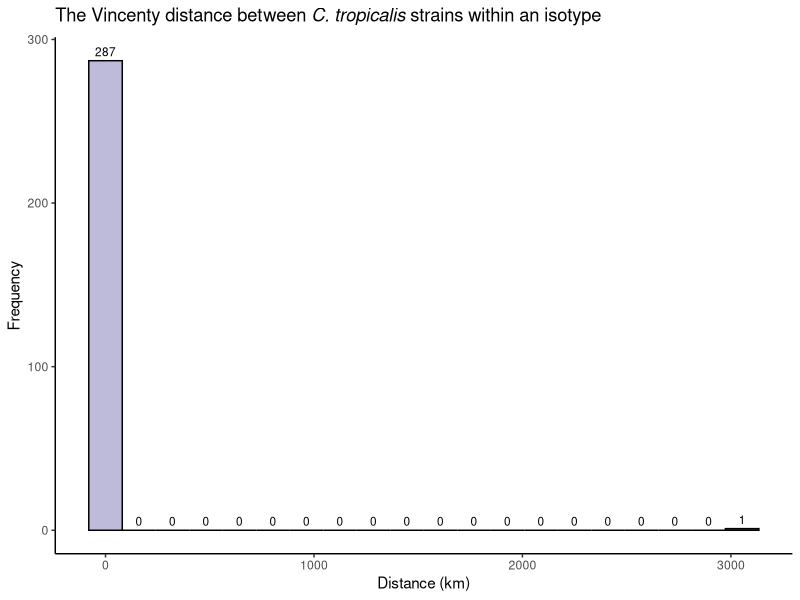

Recreate this plot in R. (Note: this script raises an error after producing the figure.)

rm(list=ls())


library(ggplot2)
library(dplyr)
library(geosphere)
# library(readxl)
# library(gsheet)


# library(RColorBrewer)
# display.brewer.all()
# display.brewer.pal(7,"Set2")
# brewer.pal(7, "Set2")
# display.brewer.pal(7,"Set1")
# brewer.pal(7, "Set1")



# Load input data. File was downloaded on April 2nd 2024.
raw_xlsx<-read.csv("../data/20231201_c_tropicalis_strain_data.csv")

# raw_xlsx<-readxl::read_excel("../data/C. tropicalis WI strain info.xlsx")
# # Or load the data from google drive 
# raw_xlsx <- gsheet::gsheet2tbl(url = "https://docs.google.com/spreadsheets/d/1mqXOlUX7UeiPBe8jfAwFZnqlzhb7X-eKGK_TydT7Gx4/edit")




#### 1. The Haversine distance between every strain pairwise ####

# filter the data
tmp_task_1_data<-raw_xlsx 
tmp_task_1_data<-raw_xlsx %>%
  dplyr::select(strain,longitude,latitude) 
tmp_task_1_data<- as.data.frame(tmp_task_1_data)
row.names(tmp_task_1_data)<-raw_xlsx$strain
tmp_task_1_data<-tmp_task_1_data %>%
  dplyr::filter(longitude != "NA" | latitude != "NA")
tmp_task_1_data$longitude<-as.numeric(tmp_task_1_data$longitude)
tmp_task_1_data$latitude<-as.numeric(tmp_task_1_data$latitude)
task_1_data<-tmp_task_1_data[,-1]
dim(task_1_data)[1]
# 727 strains


# calculate pairwise Haversine distance
task_1_matrix <- geosphere::distm(task_1_data, fun = distVincentyEllipsoid)
task_1_matrix[upper.tri(task_1_matrix,diag=TRUE)]<-NA
row.names(task_1_matrix)<-row.names(task_1_data)
colnames(task_1_matrix)<-row.names(task_1_data)


# Melt the matrix 
task_1_distance<-task_1_matrix %>% 
  reshape2::melt() %>% 
  dplyr::filter(value!="NA") %>% 
  # dplyr::mutate(paired = stringr::str_c(Var1,Var2,sep = "_") ) %>%
  # dplyr::select(paired,value) %>%
  dplyr::mutate(value=value/1000) %>% # change the unite into kilometer (km)
  dplyr::rename(geo_distance=value)
colnames(task_1_distance)<-c("strain1","strain2","geo_distance")






###### 3. The Haversine distance between strains within an isotype ######

# Filter the strains which have a isotype
task_3_data<-raw_xlsx %>%
  dplyr::select(strain,isotype) %>%
  na.omit() %>% 
  dplyr::group_by(isotype) %>%
  dplyr::filter(n() > 1)
dim(task_3_data)[1]
# 279 strains

colnames(task_3_data)


grouped_data <- task_3_data %>%
  dplyr::group_by(isotype) %>%
  dplyr::summarise(strain_combinations = list(
    apply(combn(strain, 2), 2, function(x) paste(x, collapse = "_"))
  )) %>%
  tidyr::unnest(strain_combinations) %>% 
  as.data.frame()


# grouped_data <- task_3_data %>%
#   group_by(isotype) %>%
#   summarise(strain_combinations = list(combn(strain, 2, simplify = FALSE))) %>%
#   unnest(strain_combinations)



all_distance<-task_1_distance
all_distance<-all_distance %>% 
  dplyr::mutate(strain_combinations_1= paste(strain1, strain2, sep = "_")) %>% 
  dplyr::mutate(strain_combinations_2= paste(strain2, strain1, sep = "_"))

task_3_distance<-all_distance %>% 
  dplyr::filter(strain_combinations_1 %in% grouped_data$strain_combinations)


# task_3_distance_tmp_1<- 
#   dplyr::left_join(all_distance, grouped_data,
#                    by = c("strain_combinations_1" = "strain_combinations")) %>% 
#   na.omit()

task_3_distance_tmp_2<- 
  dplyr::left_join(all_distance, grouped_data,
                   by = c("strain_combinations_2" = "strain_combinations")) %>% 
  na.omit()

#check if the new file's row number sum is the same as grouped_data's
nrow(grouped_data)
# nrow(task_3_distance_tmp_1)
nrow(task_3_distance_tmp_2)


task_3_distance<-task_3_distance_tmp_2 %>% 
  dplyr::select(geo_distance,strain_combinations_2) %>% 
  rename(strain_combinations=strain_combinations_2)






# plot the histogram
p3_1<-ggplot2::ggplot(task_3_distance, aes(x = geo_distance)) +
  geom_histogram(bins = 20, fill = "#BEBADA", color = "black") +
  stat_bin(bins = 20,geom = "text", aes(label = ..count..), vjust = -0.5, size = 3, color = "black") +
  labs(title = expression("The Vincenty distance between" ~italic("C. tropicalis")~ "strains within an isotype"), x = "Distance (km)", y = "Frequency") +
  theme_classic()

p3_1

# ggsave("task_3_1.pdf", plot = p3_1, width = 7.5, height = 4, units = "in")






# There is only 1 pair of strains seems like outliers: 
# NIC58 and QG3042, NIC58 is the isotype reference strain

# generate a list to have a look at the outlier
outliner<- raw_xlsx %>% 
  dplyr::filter(strain %in% c("NIC58","QG3042"))

write.table(file = "../tables/C_tropicalis_outliners_1.tsv",
            outliner,
            row.names = FALSE,
            quote = FALSE,
            sep = '\t')


# If we remove the strains, then re-plot the histogram


task_3_distance_2<-task_3_distance %>%
  dplyr::filter(strain_combinations != "NIC58_QG3042")

# plot the histogram
p3_2<-ggplot2::ggplot(task_3_distance_2, aes(x = geo_distance)) +
  geom_histogram(bins = 20, fill = "#BEBADA", color = "black") +
  stat_bin(bins = 20,geom = "text", aes(label = ..count..), vjust = -0.5, size = 3, color = "black") +
  labs(title = "Remove NIC58 vs. QG3042", x = "Distance (km)", y = "Frequency") +
  theme_classic()

p3_2

# ggsave("task_3_2.pdf", plot = p3_2, width = 7.5, height = 4, units = "in")



# Now have a look at the longest distance strain comparison: 
longest<- raw_xlsx %>% 
  dplyr::filter(strain %in% c("NIC547","NIC580"))






###### task  end ######



p_all <- ggpubr::ggarrange(p3_1,p3_2,
                           # vjust = 20,
                           ncol = 1, nrow = 2,
                           labels = c("a","b"))
p_all

# ggsave("Geographical_distance.pdf", plot = p_all, width = 7.5, height = 7.5, units = "in")





#### merge sunset figure
p3_2_revised<-p3_2 +
  theme(panel.border = element_rect(color = "black", fill = NA, linewidth = 0.5))+
  ylim(0,260)+
  theme(plot.title = element_text(size = 11,vjust=-1),
        axis.title.x = element_text(size = 11),
        axis.title.y = element_text(size = 11))
p3_2_revised

p_annotation<-p3_1 + 
  ggplot2::annotation_custom(ggplotGrob(p3_2_revised), 
                             xmin = 1000, xmax = 3000, 
                             ymin = 70, ymax = 280)
p_annotation
ggsave("../plots/Ct_Geographical_distance_annotation.pdf", plot = p_annotation, width = 7.5, height = 4, units = "in")
